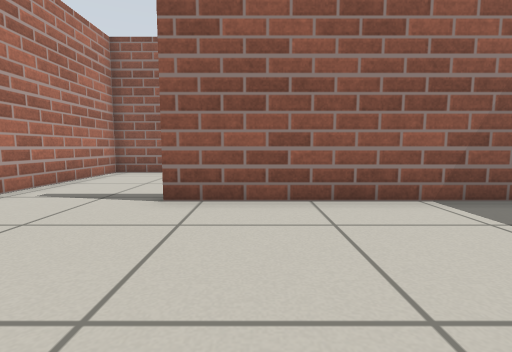
View 1 (above)

12 first-person views from a walk through a robot-simulator world made for Gazebo. The camera is 0.5 m above the floor, tilts 6° down and sees 85° across. The floor is counted in squares, 0.5 m on a side. Each view is taken from the middle of a square. On the plan, view 1 faces up. The plan holds only what a view shows up to about 11 squares ahead; the rest is blank.

View 2
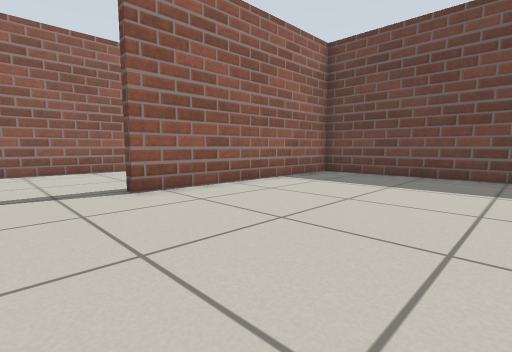

View 3
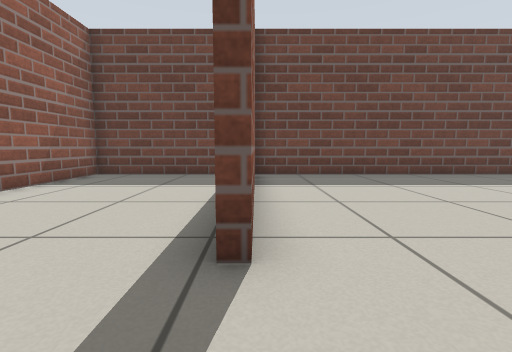

View 4
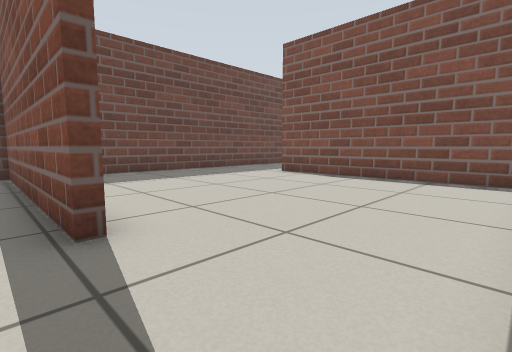

View 5
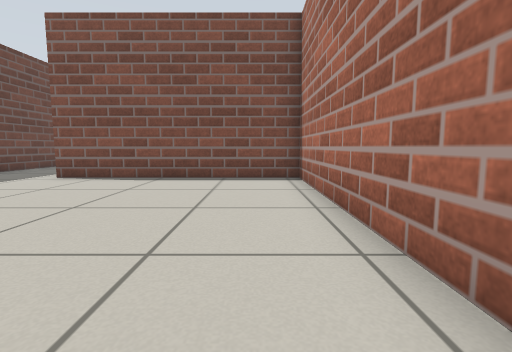

View 6
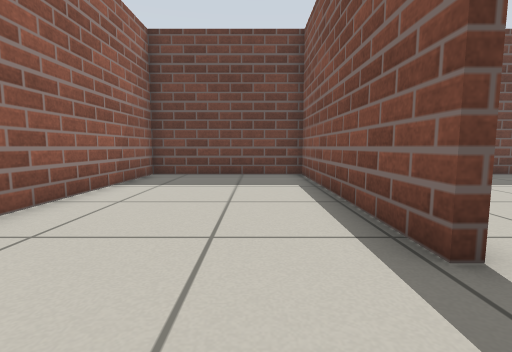

View 7
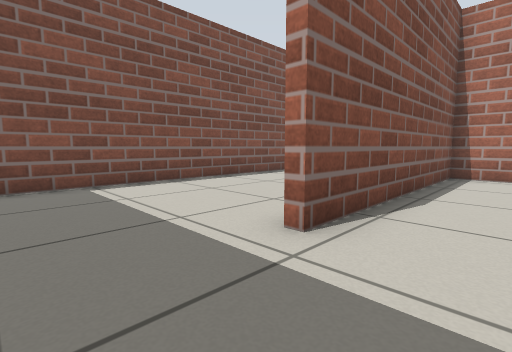

View 8
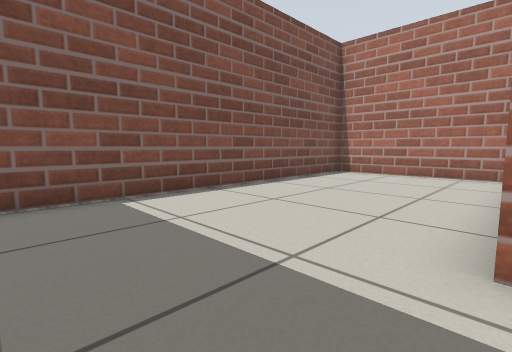

View 9
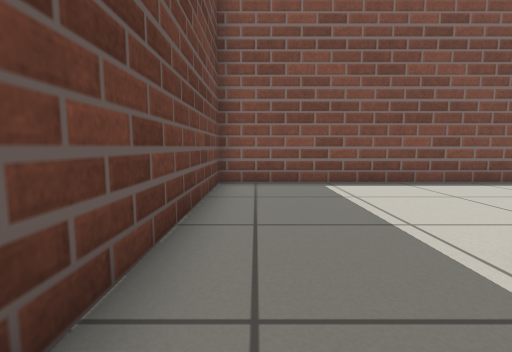

View 10
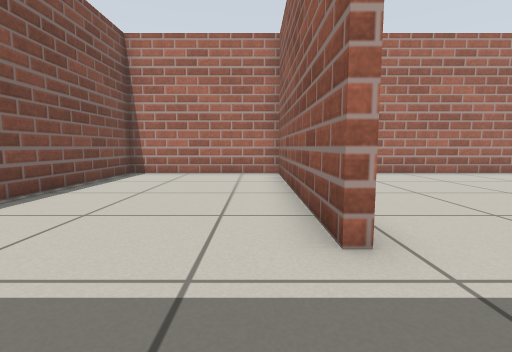

View 11
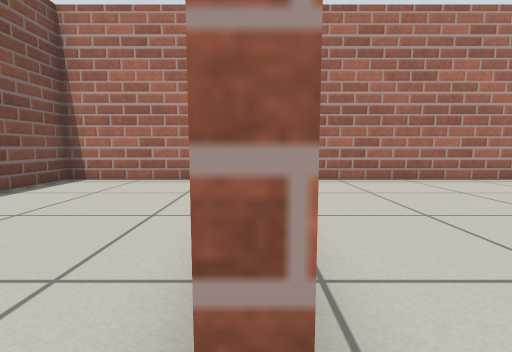

View 12
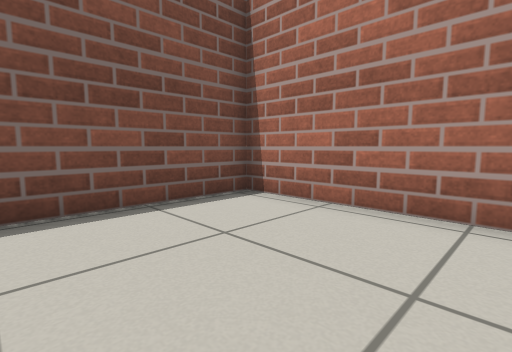

### Floor plan
Ten units are one square. View 1 is at (0, 0); x grows to the right and y downward. Boxes are objects, and circles mark ways between rooms. Rooms are numbered by the first view taken in them; rooms with no view inside come last. Other rooms are left out.
<svg viewBox="-59 -112 124 204">
<path fill="none" stroke="#000" d="M-54 -45 -54 29 24 29 24 31M60 35 60 -50 -18 -50M-18 -53 60 -53 60 -107 -54 -107 -54 -45M24 31 -54 31 -54 87 60 87 60 35"/>
<circle cx="-35" cy="-50" r="3" fill="#2a7"/>
<circle cx="40" cy="30" r="3" fill="#2a7"/>
<text x="0" y="-10">1</text>
<text x="0" y="-80">2</text>
<text x="0" y="60">3</text>
</svg>
Room 1 opens to room 2. Room 1 opens to room 3.

Where each view was taken, in squares from view 1:
view 1: 0 up, 0 right, facing up
view 2: 1 down, 4 left, facing up-right
view 3: 5 up, 4 left, facing right
view 4: 6 up, 5 left, facing down-right
view 5: 6 up, 4 left, facing down
view 6: 7 up, 4 left, facing right
view 7: 1 down, 5 right, facing down-left
view 8: 3 down, 5 right, facing down-left
view 9: 1 down, 5 right, facing down
view 10: 4 down, 5 right, facing left
view 11: 3 down, 3 right, facing left
view 12: 4 down, 1 left, facing down-left
